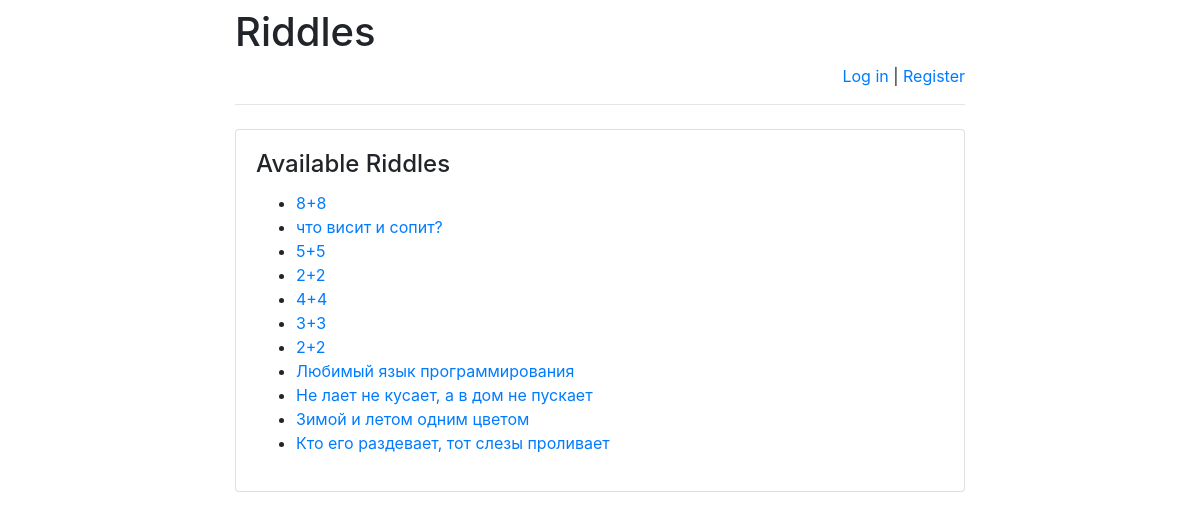
/riddles/, run on the app's committed database.
### riddles/models.py (models this page shows)
class Riddle(models.Model):
    riddle_text = models.CharField(max_length=255)
    pub_date = models.DateTimeField('date published')

### riddles/views.py (the view)
# urls.py: path(r'', views.index, name='index'),
def index(request):
    message = None
    if "message" in request.GET:
        message = request.GET["message"]
    return render(
        request,
        "index.html",
        {
            "latest_riddles": Riddle.objects.order_by('-pub_date')[:15],
            "message": message
        }
    )

### templates/index.html (shortened to what this page needs)
{% extends 'base.html' %}
{% block main %}
    <h4 class="card-title">Available Riddles</h4>
    {% if latest_riddles %}
        <ul>
            {% for riddle in latest_riddles %}
                <li>
                    <a href="/riddles/{{ riddle.id }}/">
                        {{ riddle.riddle_text }}
                    </a>
                </li>
            {% endfor %}
        </ul>
    {% else %}
        <p>No riddles are available right now.</p>
    {% endif %}
{% endblock %}

### data on the page
Riddle: riddle_text "8+8"
Riddle: riddle_text "что висит и сопит?"
Riddle: riddle_text "5+5"
Riddle: riddle_text "2+2"
Riddle: riddle_text "4+4"
Riddle: riddle_text "3+3"
Riddle: riddle_text "2+2"
Riddle: riddle_text "Любимый язык программирования"
Riddle: riddle_text "Не лает не кусает, а в дом не пускает"
Riddle: riddle_text "Зимой и летом одним цветом"
Riddle: riddle_text "Кто его раздевает, тот слезы проливает"
